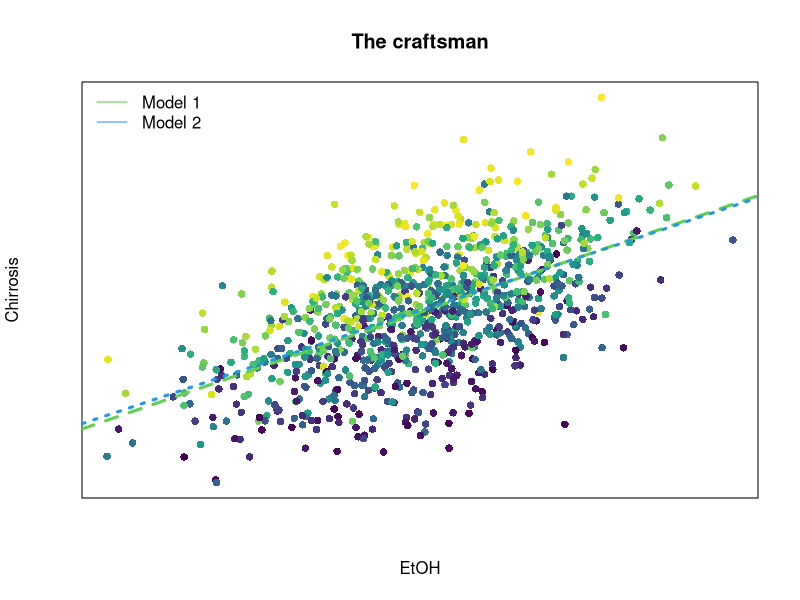
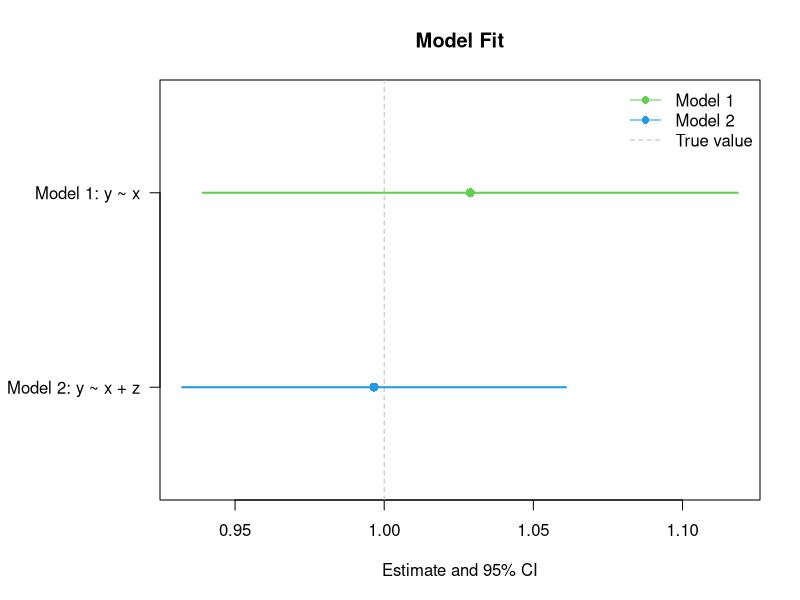
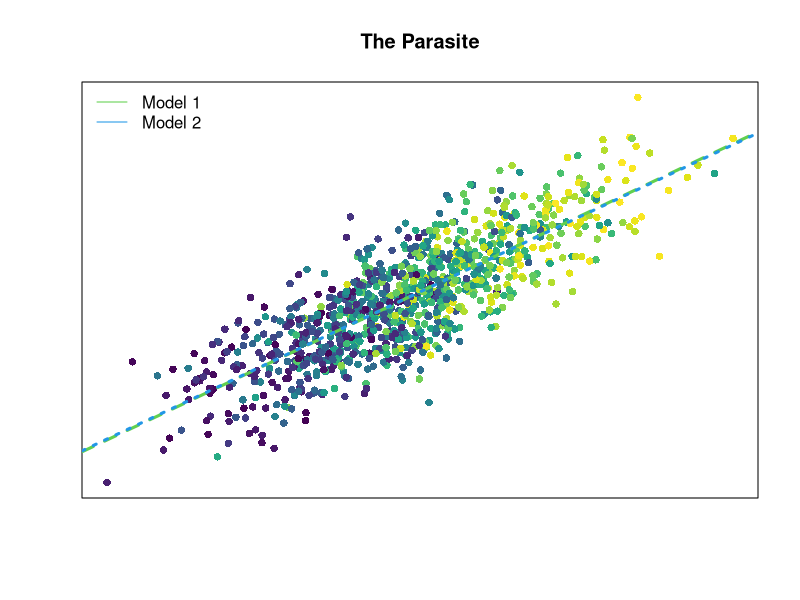
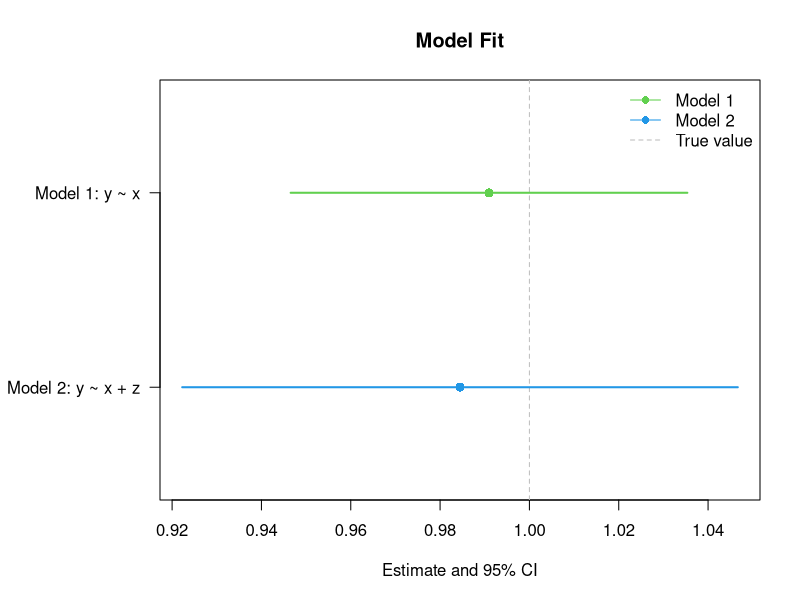

Generate these figures, in order, with R:
library(viridis)
set.seed(250716)
n <- 1e3

# Generate data
x <- rnorm(n)
z <- rnorm(n)
y <- rnorm(n, mean = x + z)
m1 <- lm(y ~ x)
m2 <- lm(y ~ x + z)

# Map z to color using viridis
col_vals <- viridis(n)[rank(z)]

png(file = "figures/3.6.1simulation.png",width = 2000, height = 2000, res=300)
# Plot

plot(x, y, 
     col = col_vals, 
     main = "The craftsman", 
     pch = 16 , xaxt = "n", yaxt="n",
     xlab = "EtOH", ylab = "Chirrosis")
abline(m1,lwd=3,lty=2,col=3)
abline(m2$coefficients[1:2],lwd=3,lty=3,col=4)
legend("topleft", legend = c("Model 1", "Model 2"),
       col = c(3, 4), lty = 1, bty = "n")
dev.off()

# Extract CIs for x only
ci1 <- confint(m1)[2, ]  # x in m1
ci2 <- confint(m2)[2, ]  # x in m2

# Combine into matrix
ci_mat <- rbind(ci1, ci2)
point_est <- c(coef(m1)["x"], coef(m2)["x"])

png(file = "figures/3.6.1modelfit.png",width = 2000, height = 2000, res=300)
# Plot setup
par(mar = c(5, 8, 4, 2))  # bottom, left, top, right
plot(NULL, xlim = range(ci_mat), ylim = c(0.5, 2.5),
     xlab = "Estimate and 95% CI", ylab = "", yaxt = "n",
     main = "Model Fit")

# Horizontal line at 0 (null effect)
abline(v = 1, lty = 2, col = "gray")

# Add CI lines
segments(ci_mat[1, 1], 2, ci_mat[1, 2], 2, lwd = 2, col = 3)
segments(ci_mat[2, 1], 1, ci_mat[2, 2], 1, lwd = 2, col = 4)

# Add point estimates
points(point_est[1], 2, pch = 16, col = 3, cex = 1.2)
points(point_est[2], 1, pch = 16, col = 4, cex = 1.2)

# Y-axis labels
axis(2, at = c(2, 1), labels = c("Model 1: y ~ x", "Model 2: y ~ x + z"), las = 1)

# Optional legend
legend("topright", legend = c("Model 1", "Model 2","True value"),
       col = c(3, 4, "gray"), lty = c(1,1,2), pch = c(16,16,26), bty = "n")
dev.off()

#####################################
#                                   #
#       3.6.2  The parasite         #
#                                   #
#####################################


# Generate data
z <- rnorm(n)
x <- rnorm(n, mean = z)
y <- rnorm(n, mean = x)
m1 <- lm(y ~ x)
m2 <- lm(y ~ x + z)

# Map z to color using viridis
col_vals <- viridis(n)[rank(z)]

png(file = "figures/3.6.2simulation.png",width = 2000, height = 2000, res=300)
# Plot

plot(x, y, 
     col = col_vals, 
     main = "The Parasite", 
     pch = 16 , xaxt = "n", yaxt="n",
     xlab = "", ylab = "")
abline(m1,lwd=3,lty=2,col=3)
abline(m2$coefficients[1:2],lwd=3,lty=3,col=4)
legend("topleft", legend = c("Model 1", "Model 2"),
       col = c(3, 4), lty = 1, bty = "n")
dev.off()

# Extract CIs for x only
ci1 <- confint(m1)[2, ]  # x in m1
ci2 <- confint(m2)[2, ]  # x in m2

# Combine into matrix
ci_mat <- rbind(ci1, ci2)
point_est <- c(coef(m1)["x"], coef(m2)["x"])

png(file = "figures/3.6.2modelfit.png",width = 2000, height = 2000, res=300)
# Plot setup
par(mar = c(5, 8, 4, 2))  # bottom, left, top, right
plot(NULL, xlim = range(ci_mat), ylim = c(0.5, 2.5),
     xlab = "Estimate and 95% CI", ylab = "", yaxt = "n",
     main = "Model Fit")

# Horizontal line at 0 (null effect)
abline(v = 1, lty = 2, col = "gray")

# Add CI lines
segments(ci_mat[1, 1], 2, ci_mat[1, 2], 2, lwd = 2, col = 3)
segments(ci_mat[2, 1], 1, ci_mat[2, 2], 1, lwd = 2, col = 4)

# Add point estimates
points(point_est[1], 2, pch = 16, col = 3, cex = 1.2)
points(point_est[2], 1, pch = 16, col = 4, cex = 1.2)

# Y-axis labels
axis(2, at = c(2, 1), labels = c("Model 1: y ~ x", "Model 2: y ~ x + z"), las = 1)

# Optional legend
legend("topright", legend = c("Model 1", "Model 2","True value"),
       col = c(3, 4, "gray"), lty = c(1,1,2), pch = c(16,16,26), bty = "n")
dev.off()



